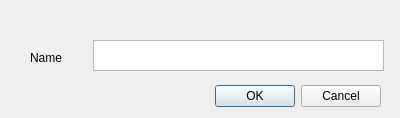
<?xml version="1.0" encoding="UTF-8"?>
<ui version="4.0">
 <class>Dialog</class>
 <widget class="QDialog" name="Dialog">
  <property name="geometry">
   <rect>
    <x>0</x>
    <y>0</y>
    <width>400</width>
    <height>118</height>
   </rect>
  </property>
  <property name="windowTitle">
   <string>Dialog</string>
  </property>
  <widget class="QDialogButtonBox" name="buttonBox">
   <property name="geometry">
    <rect>
     <x>40</x>
     <y>80</y>
     <width>341</width>
     <height>32</height>
    </rect>
   </property>
   <property name="orientation">
    <enum>Qt::Horizontal</enum>
   </property>
   <property name="standardButtons">
    <set>QDialogButtonBox::Cancel|QDialogButtonBox::Ok</set>
   </property>
  </widget>
  <widget class="QTextEdit" name="nameTxt">
   <property name="geometry">
    <rect>
     <x>93</x>
     <y>40</y>
     <width>291</width>
     <height>31</height>
    </rect>
   </property>
  </widget>
  <widget class="QLabel" name="label">
   <property name="geometry">
    <rect>
     <x>30</x>
     <y>50</y>
     <width>62</width>
     <height>16</height>
    </rect>
   </property>
   <property name="text">
    <string>Name</string>
   </property>
  </widget>
 </widget>
 <resources/>
 <connections>
  <connection>
   <sender>buttonBox</sender>
   <signal>accepted()</signal>
   <receiver>Dialog</receiver>
   <slot>accept()</slot>
   <hints>
    <hint type="sourcelabel">
     <x>248</x>
     <y>254</y>
    </hint>
    <hint type="destinationlabel">
     <x>157</x>
     <y>274</y>
    </hint>
   </hints>
  </connection>
  <connection>
   <sender>buttonBox</sender>
   <signal>rejected()</signal>
   <receiver>Dialog</receiver>
   <slot>reject()</slot>
   <hints>
    <hint type="sourcelabel">
     <x>316</x>
     <y>260</y>
    </hint>
    <hint type="destinationlabel">
     <x>286</x>
     <y>274</y>
    </hint>
   </hints>
  </connection>
 </connections>
</ui>
